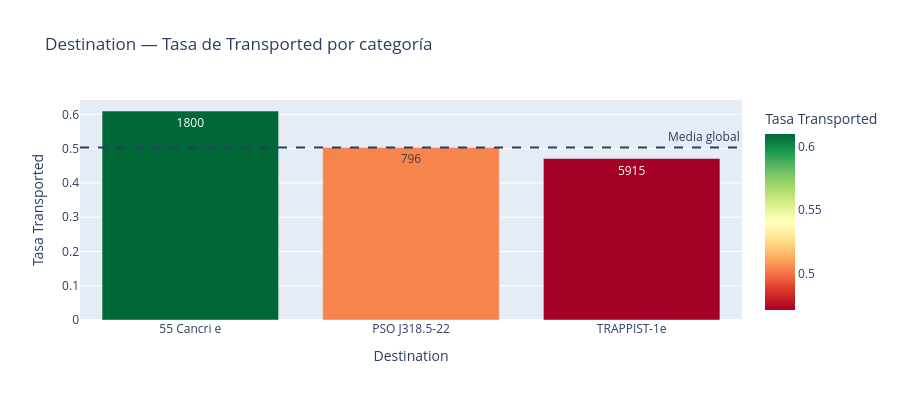

Source (notebook cell):
### Markdown cell above
### **3.3 Destination**

### Code cell
col = 'Destination'
resumen, chi2, p = analizar_categorica(df.dropna(subset=[col]), col)

print(resumen.to_string(index=False))
print(f'\nChi-square: {chi2:.2f}  |  p-valor: {p:.2e}  |  {"SIGNIFICATIVA" if p < 0.05 else "no significativa"}')

fig = px.bar(resumen, x=col, y='tasa_transported', text='n',
             title=f'{col} — Tasa de Transported por categoría',
             labels={'tasa_transported': 'Tasa Transported'},
             color='tasa_transported', color_continuous_scale='RdYlGn')
fig.add_hline(y=df['Transported_int'].mean(), line_dash='dash',
              annotation_text='Media global')
fig.update_layout(height=400, showlegend=False)
fig.show()

### Figure 1 — Plotly figure (JSON) as saved in the notebook; plotly's stock layout.template omitted (floating-point values rounded to 4 significant figures)
{"data": [{"alignmentgroup": "True", "hovertemplate": "Destination=%{x}<br>Tasa Transported=%{marker.color}<br>n=%{text}<extra></extra>", "legendgroup": "", "marker": {"color": [0.61, 0.5038, 0.4712], "coloraxis": "coloraxis", "pattern": {"shape": ""}}, "name": "", "offsetgroup": "", "orientation": "v", "showlegend": false, "text": [1800, 796, 5915], "textposition": "auto", "type": "bar", "x": ["55 Cancri e", "PSO J318.5-22", "TRAPPIST-1e"], "xaxis": "x", "y": [0.61, 0.5038, 0.4712], "yaxis": "y"}], "layout": {"annotations": [{"showarrow": false, "text": "Media global", "x": 1, "xanchor": "right", "xref": "x domain", "y": 0.5036, "yanchor": "bottom", "yref": "y"}], "barmode": "relative", "coloraxis": {"colorbar": {"title": {"text": "Tasa Transported"}}, "colorscale": [[0, "rgb(165,0,38)"], [0.1, "rgb(215,48,39)"], [0.2, "rgb(244,109,67)"], [0.3, "rgb(253,174,97)"], [0.4, "rgb(254,224,139)"], [0.5, "rgb(255,255,191)"], [0.6, "rgb(217,239,139)"], [0.7, "rgb(166,217,106)"], [0.8, "rgb(102,189,99)"], [0.9, "rgb(26,152,80)"], [1, "rgb(0,104,55)"]]}, "height": 400, "legend": {"tracegroupgap": 0}, "shapes": [{"line": {"dash": "dash"}, "type": "line", "x0": 0, "x1": 1, "xref": "x domain", "y0": 0.5036, "y1": 0.5036, "yref": "y"}], "showlegend": false, "title": {"text": "Destination — Tasa de Transported por categoría"}, "xaxis": {"anchor": "y", "domain": [0, 1], "title": {"text": "Destination"}}, "yaxis": {"anchor": "x", "domain": [0, 1], "title": {"text": "Tasa Transported"}}}}
